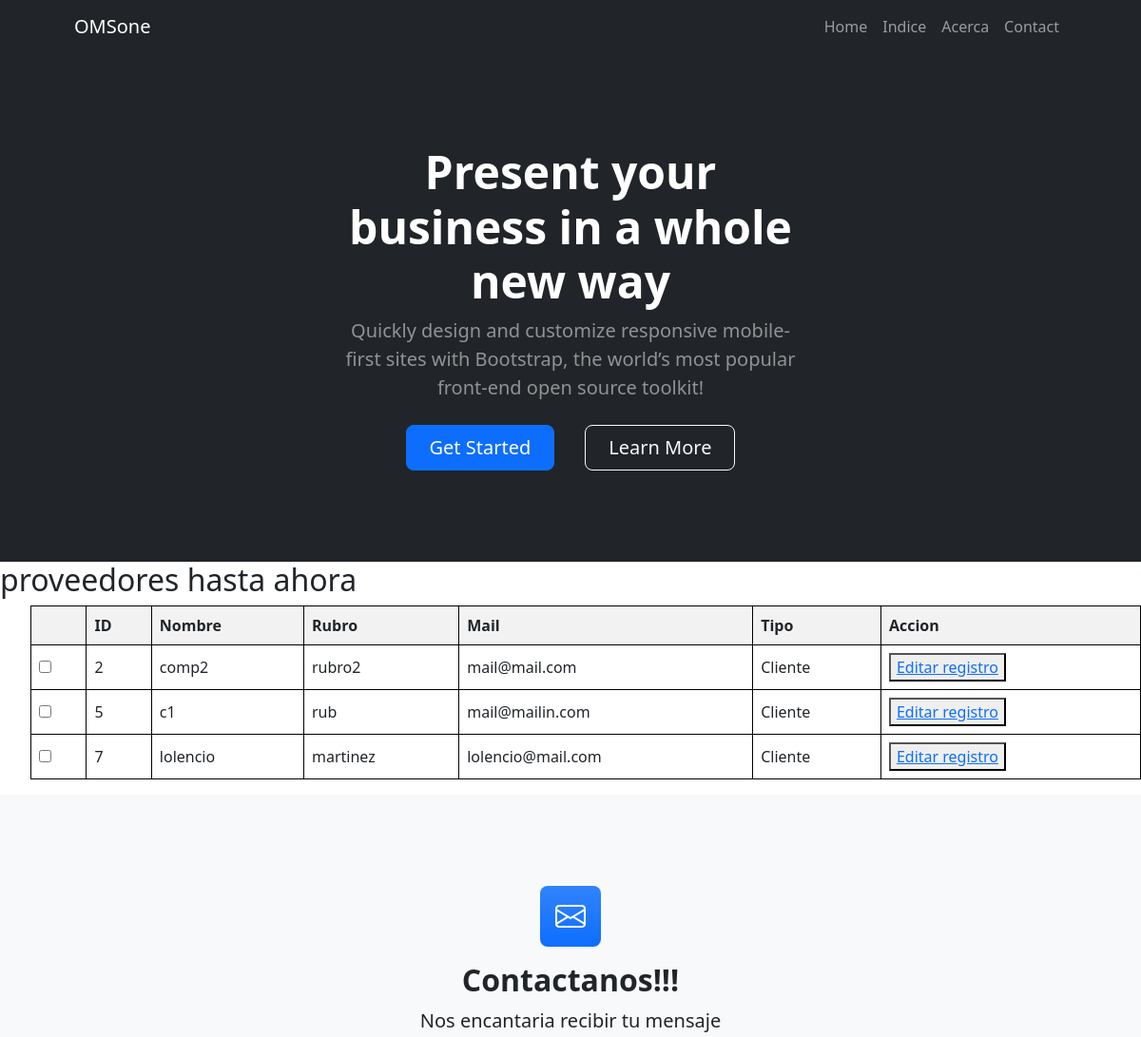
Before: /companies/listcompanies/ (upper part) with the older database file.
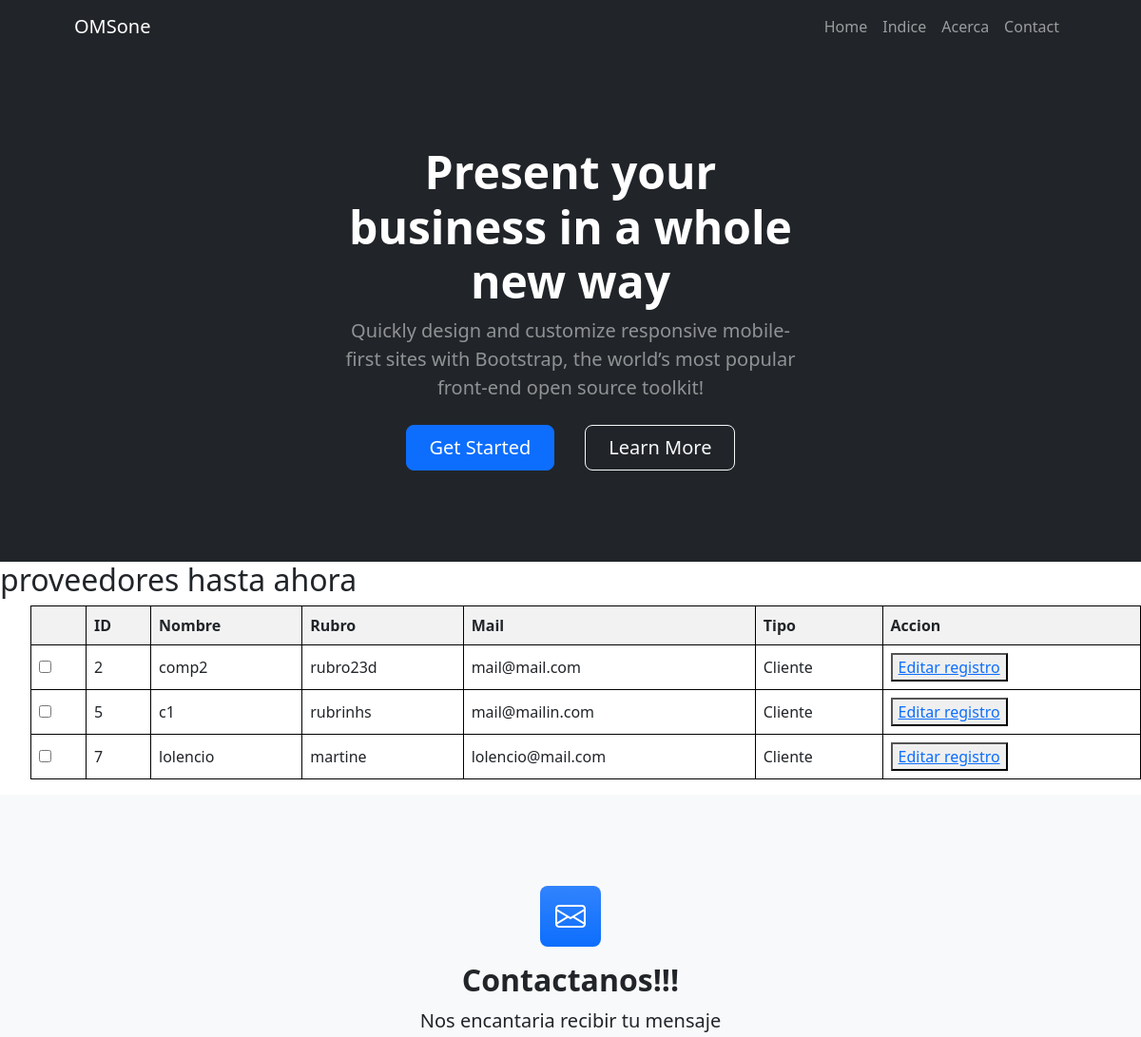
After: the same page with the newer database file.
### appcompanies/models.py (models this page shows, shortened)
class Company(models.Model):
    nombre = models.CharField(max_length=100)
    rubro = models.CharField(max_length=20)
    mail = models.EmailField(null= True, blank= True)
    escliente = models.BooleanField(default=False)
    class Meta():
        verbose_name = 'Companies'
        verbose_name_plural = 'companies'

### appcompanies/views.py (the view)
# urls.py: path('listcompanies/', list_companies, name="list_companies"),
def list_companies(req):
    all_instances = Company.objects.all()
    return render(req, 'listcompanies.html', {'instances': all_instances})

### appcompanies/templates/listcompanies.html (shortened to what this page needs)
{% extends 'base.html' %}
{% block variable1 %}
    {% if instances %}
    {% block variable1com %}
        <h2>proveedores hasta ahora</h2>
    {% endblock variable1com %}
        <ul>
            <table>
                <thead>
                    <tr>
                        <th></th>
                        <th>ID</th>
                        <th>Nombre</th>
                        <th>Rubro</th>
                        <th>Mail</th>
                        <th>Tipo</th>
                        <th>Accion</th>
                    </tr>
                </thead>
                <tbody>
                    {% block editvar1 %}
                    {% for instance in instances %}
                        <tr>
                            <td><input type="checkbox" name="selected_instances" value="{{ instance.id }}"></td>
                            <td>{{ instance.id }}</td>
                            <td>{{ instance.nombre }}</td>
                            <td>{{ instance.rubro }}</td>
                            <td>{{ instance.mail }}</td>
                            <td>
                                {% if instance.escliente %}
                                    Cliente
                                {% else %}
                                    Proveedor
                                {% endif %}
                            </td>
                            <td>
                                <button>
                                    <a href="{% url 'update_company' id=instance.id %}">Editar registro</a>
                                </button>
                            </td>
                        </tr>
                    {% endfor %}
                    {% endblock editvar1 %}
                </tbody>
            </table>
        </ul>
    {% else %}
        <p>No exixten compañias cargadas cargados.</p>
    {% endif %}
{% endblock variable1 %}

Changed rows visible on the page:
changed Company "comp2": rubro "rubro2" → "rubro23d"
changed Company "mail@mailin.com": rubro "rub" → "rubrinhs"
changed Company "lolencio": rubro "martinez" → "martine"
